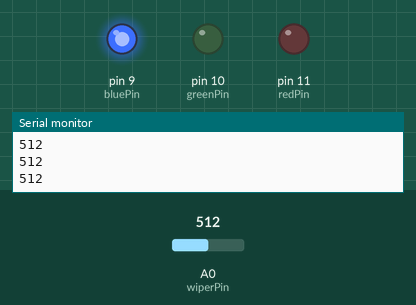
This sketch was run on a simulated Arduino Uno, built with avr-gcc and run on an emulated ATmega328P. Shown: output pins drawn as LEDs (lit = HIGH), the last lines printed to the serial monitor. The test bench sets the inputs (shaded band); at power-on: A0 (wiperPin) = 512.

Above: at 1.2 s.
1.3 s: A0 (wiperPin) set to 502
At 1.9 s:
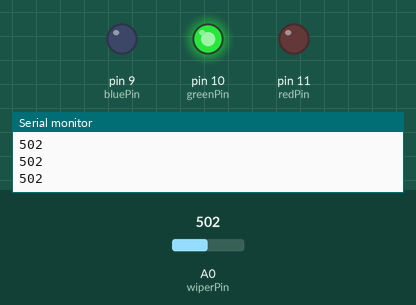
2.8 s: A0 (wiperPin) set to 246
At 3.2 s:
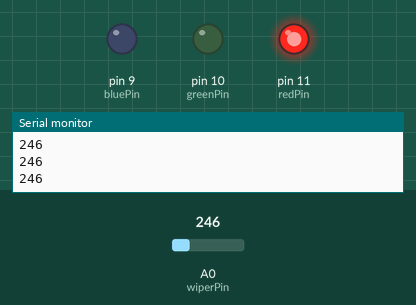
4.3 s: A0 (wiperPin) set to 266
At 5.4 s:
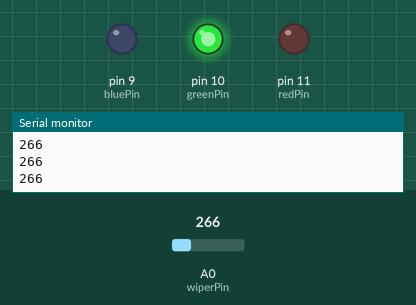
5.8 s: A0 (wiperPin) set to 122
At 6.6 s:
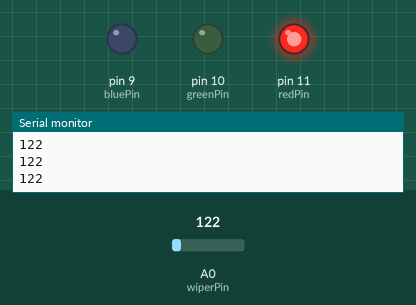
Timing chart, 0 to 8.3 s (numbered marks = the images above; inputs shaded):
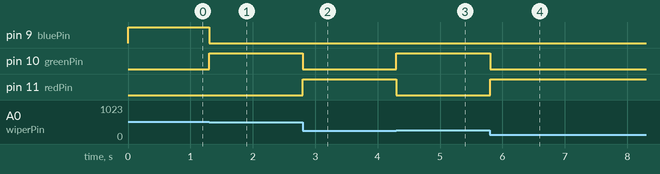

The sketch:

lab5Code.ino
```cpp
int wiperPin = A0;
int resVal= 0, redPin=11, greenPin=10, bluePin=9;


void setup() {
  pinMode(wiperPin, INPUT);
  pinMode(redPin, OUTPUT);
  pinMode(greenPin, OUTPUT);
  pinMode(bluePin, OUTPUT);
  //use this to debug because i can check if the light changes at the set values
  Serial.begin(9600);
}

void loop() {
  //use this to display to the serial monitor
  int sensorValue = analogRead(A0);
  Serial.println(sensorValue);
  resVal= analogRead(wiperPin);

 if(resVal < 256)
 {
  digitalWrite(redPin, 255);
  digitalWrite(greenPin,0);
  digitalWrite(bluePin,0);
 }
 else if(resVal > 256 && resVal < 512)
 {
  digitalWrite(redPin, 0);
  digitalWrite(greenPin,255);
  digitalWrite(bluePin,0);
 }
 else //could've extended the else if to
      //display more colours but this
      //keeps it simple while display all colors
 {
  digitalWrite(redPin, 0);
  digitalWrite(greenPin,0);
  digitalWrite(bluePin,255);
 }
}
```

Measured:
- the behaviour switches between 512 and 511 on A0 (wiperPin) (found by bisection; images 0 and 1)
- after the input at 1.3 s, pin 9 (bluePin): HIGH → LOW at once; pin 10 (greenPin): LOW → HIGH at once
- after the input at 2.8 s, pin 10 (greenPin): HIGH → LOW at once; pin 11 (redPin): LOW → HIGH at once
- after the input at 4.3 s, pin 10 (greenPin): LOW → HIGH at once; pin 11 (redPin): HIGH → LOW at once
- after the input at 5.8 s, pin 10 (greenPin): HIGH → LOW at once; pin 11 (redPin): LOW → HIGH at once
